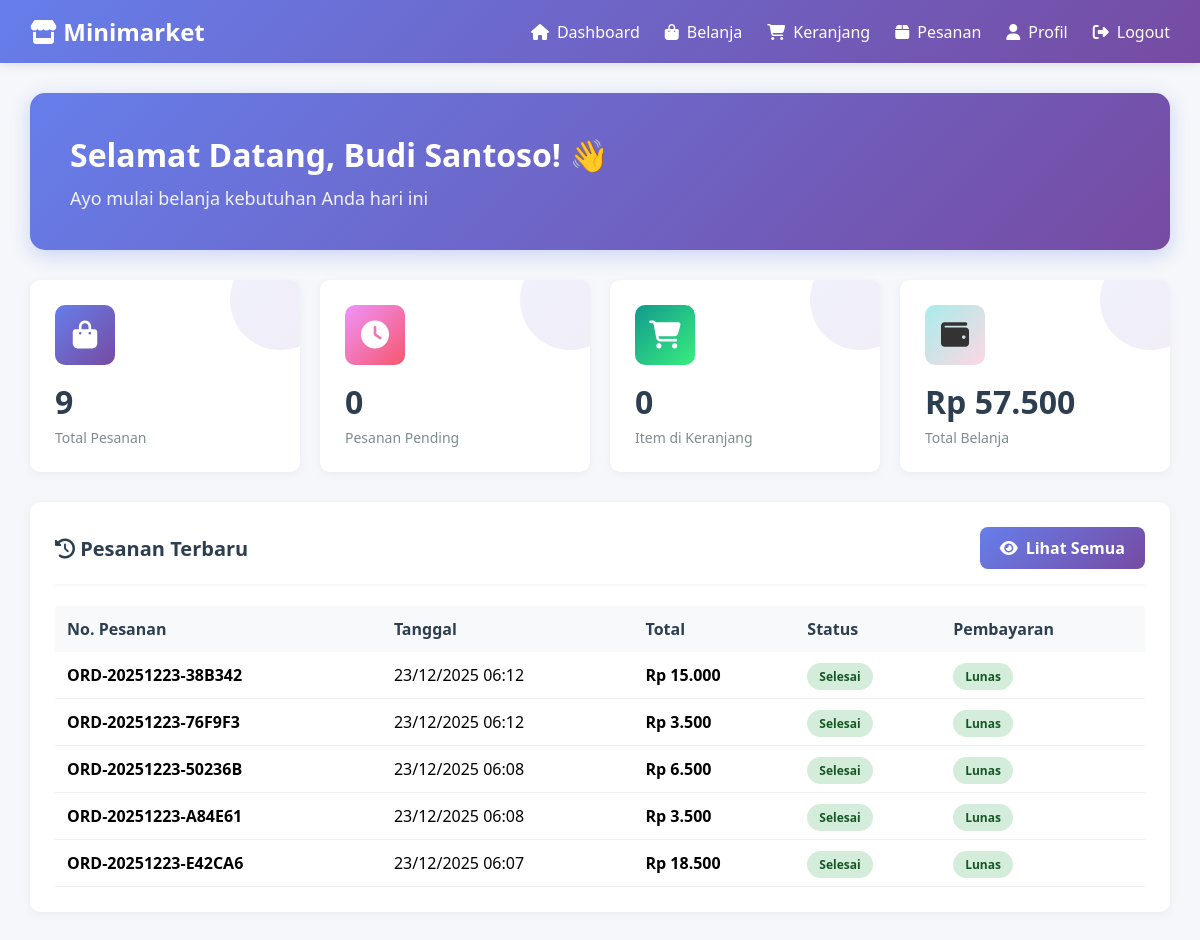
Screenshot of /customer/index.php (signed in) with the database file from the repository.
### tables this page shows
CREATE TABLE `users` (
  `id` int(11) NOT NULL,
  `username` varchar(50) NOT NULL,
  `password` varchar(255) NOT NULL,
  `full_name` varchar(100) NOT NULL,
  `email` varchar(100) NOT NULL,
  `phone` varchar(20) DEFAULT NULL,
  `role` enum('admin','kasir','customer') NOT NULL,
  `address` text DEFAULT NULL,
  `photo` varchar(255) DEFAULT NULL,
  `status` enum('active','inactive') DEFAULT 'active',
  `created_at` timestamp NOT NULL DEFAULT current_timestamp(),
  `updated_at` timestamp NOT NULL DEFAULT current_timestamp() ON UPDATE current_timestamp()
);

CREATE TABLE `orders` (
  `id` int(11) NOT NULL,
  `order_number` varchar(50) NOT NULL,
  `user_id` int(11) NOT NULL,
  `order_date` timestamp NOT NULL DEFAULT current_timestamp(),
  `total_amount` decimal(15,2) NOT NULL,
  `shipping_address` text DEFAULT NULL,
  `status` enum('pending','processing','ready','shipped','completed','cancelled') DEFAULT 'pending',
  `payment_status` enum('unpaid','paid','refunded') DEFAULT 'unpaid',
  `payment_method` enum('cod','transfer','ewallet','qris') DEFAULT 'cod',
  `notes` text DEFAULT NULL,
  `updated_at` timestamp NOT NULL DEFAULT current_timestamp() ON UPDATE current_timestamp()
);

### config.php (called while the page is built, shortened)
<?php
function formatRupiah($amount) {
    return "Rp " . number_format($amount, 0, ',', '.');
}
?>

### customer/index.php (the view, shortened to what this page needs)
<?php
require_once '../config.php';
$user_id = $_SESSION['user_id'];
$stats = [
    'total_orders' => $conn->query("SELECT COUNT(*) as count FROM orders WHERE user_id=$user_id")->fetch_assoc()['count'],
    'pending_orders' => $conn->query("SELECT COUNT(*) as count FROM orders WHERE user_id=$user_id AND status='pending'")->fetch_assoc()['count'],
    'cart_items' => $conn->query("SELECT COUNT(*) as count FROM cart WHERE user_id=$user_id")->fetch_assoc()['count'],
    'total_spent' => $conn->query("SELECT COALESCE(SUM(total_amount), 0) as total FROM orders WHERE user_id=$user_id AND payment_status='paid'")->fetch_assoc()['total']
];
$recent_orders = $conn->query("SELECT * FROM orders WHERE user_id=$user_id ORDER BY order_date DESC LIMIT 5");
$user_info = $conn->query("SELECT * FROM users WHERE id=$user_id")->fetch_assoc();
require_once '../includes/admin_header.php';
?>
</head>
<body>
    <nav class="navbar">
        <div class="nav-container">
            <div class="nav-brand">
                <i class="fas fa-store"></i> Minimarket
            </div>
            <div class="nav-menu">
                <a href="index.php" class="nav-link">
                    <i class="fas fa-home"></i> Dashboard
                </a>
                <a href="shop.php" class="nav-link">
                    <i class="fas fa-shopping-bag"></i> Belanja
                </a>
                <a href="cart.php" class="nav-link">
                    <i class="fas fa-shopping-cart"></i> Keranjang
                </a>
                <a href="orders.php" class="nav-link">
                    <i class="fas fa-box"></i> Pesanan
                </a>
                <a href="profile.php" class="nav-link">
                    <i class="fas fa-user"></i> Profil
                </a>
                <a href="../logout.php" class="nav-link">
                    <i class="fas fa-sign-out-alt"></i> Logout
                </a>
            </div>
        </div>
    </nav>
    <div class="container">
        <div class="welcome-banner">
            <h1>Selamat Datang, <?php echo $user_info['full_name']; ?>! 👋</h1>
            <p style="font-size: 18px; opacity: 0.9;">Ayo mulai belanja kebutuhan Anda hari ini</p>
        </div>
        <div class="stats-grid">
            <div class="stat-card blue">
                <div class="stat-icon">
                    <i class="fas fa-shopping-bag"></i>
                </div>
                <div class="stat-value"><?php echo number_format($stats['total_orders']); ?></div>
                <div class="stat-label">Total Pesanan</div>
            </div>
            <div class="stat-card orange">
                <div class="stat-icon">
                    <i class="fas fa-clock"></i>
                </div>
                <div class="stat-value"><?php echo number_format($stats['pending_orders']); ?></div>
                <div class="stat-label">Pesanan Pending</div>
            </div>
            <div class="stat-card green">
                <div class="stat-icon">
                    <i class="fas fa-shopping-cart"></i>
                </div>
                <div class="stat-value"><?php echo number_format($stats['cart_items']); ?></div>
                <div class="stat-label">Item di Keranjang</div>
            </div>
            <div class="stat-card purple">
                <div class="stat-icon">
                    <i class="fas fa-wallet"></i>
                </div>
                <div class="stat-value"><?php echo formatRupiah($stats['total_spent']); ?></div>
                <div class="stat-label">Total Belanja</div>
            </div>
        </div>
        <div class="card">
            <div class="card-header">
                <h2 class="card-title"><i class="fas fa-history"></i> Pesanan Terbaru</h2>
                <a href="orders.php" class="btn btn-primary">
                    <i class="fas fa-eye"></i> Lihat Semua
                </a>
            </div>
            <?php if($recent_orders->num_rows > 0): ?>
            <table>
                <thead>
                    <tr>
                        <th>No. Pesanan</th>
                        <th>Tanggal</th>
                        <th>Total</th>
                        <th>Status</th>
                        <th>Pembayaran</th>
                    </tr>
                </thead>
                <tbody>
                    <?php while($order = $recent_orders->fetch_assoc()): ?>
                    <tr>
                        <td><strong><?php echo $order['order_number']; ?></strong></td>
                        <td><?php echo date('d/m/Y H:i', strtotime($order['order_date'])); ?></td>
                        <td><strong><?php echo formatRupiah($order['total_amount']); ?></strong></td>
                        <td>
                            <?php
                            $status_badges = [
                                'pending' => 'badge-warning',
                                'processing' => 'badge-info',
                                'ready' => 'badge-info',
                                'completed' => 'badge-success',
                                'cancelled' => 'badge-danger'
                            ];
                            $status_text = [
                                'pending' => 'Pending',
                                'processing' => 'Diproses',
                                'ready' => 'Siap Diambil',
                                'completed' => 'Selesai',
                                'cancelled' => 'Dibatalkan'
                            ];
                            ?>
                            <span class="badge <?php echo $status_badges[$order['status']]; ?>">
                                <?php echo $status_text[$order['status']]; ?>
                            </span>
                        </td>
                        <td>
                            <?php if($order['payment_status'] == 'paid'): ?>
                                <span class="badge badge-success">Lunas</span>
                            <?php else: ?>
                                <span class="badge badge-warning">Belum Bayar</span>
                            <?php endif; ?>
                        </td>
                    </tr>
                    <?php endwhile; ?>
                </tbody>
            </table>
            <?php endif; ?>
        </div>
    </div>
<?php require_once '../includes/admin_footer.php'; ?>

### customer/index.php (style rules this page uses)
* { margin: 0; padding: 0; box-sizing: border-box; }
body { font-family: 'Segoe UI', Tahoma, Geneva, Verdana, sans-serif; background: #f5f7fa; }
.navbar { background: linear-gradient(135deg, #667eea 0%, #764ba2 100%); color: white; padding: 15px 0; box-shadow: 0 2px 10px rgba(0,0,0,0.1); position: sticky; top: 0; z-index: 100; }
.nav-container { max-width: 1400px; margin: 0 auto; padding: 0 30px; display: flex; justify-content: space-between; align-items: center; }
.nav-brand { font-size: 24px; font-weight: bold; }
.nav-menu { display: flex; gap: 25px; align-items: center; }
.nav-link { color: white; text-decoration: none; display: flex; align-items: center; gap: 8px; transition: opacity 0.3s; }
.container { max-width: 1400px; margin: 30px auto; padding: 0 30px; }
.welcome-banner { background: linear-gradient(135deg, #667eea 0%, #764ba2 100%); color: white; padding: 40px; border-radius: 15px; margin-bottom: 30px; box-shadow: 0 5px 20px rgba(102, 126, 234, 0.3); }
.welcome-banner h1 { font-size: 32px; margin-bottom: 10px; }
.stats-grid { display: grid; grid-template-columns: repeat(auto-fit, minmax(250px, 1fr)); gap: 20px; margin-bottom: 30px; }
.stat-card { background: white; padding: 25px; border-radius: 10px; box-shadow: 0 2px 10px rgba(0,0,0,0.05); position: relative; overflow: hidden; }
.stat-card::before { content: ''; position: absolute; top: 0; right: 0; width: 100px; height: 100px; background: linear-gradient(135deg, rgba(102, 126, 234, 0.1) 0%, rgba(118, 75, 162, 0.1) 100%); border-radius: 50%; transform: translate(30%, -30%); }
.stat-icon { width: 60px; height: 60px; border-radius: 10px; display: flex; align-items: center; justify-content: center; font-size: 28px; margin-bottom: 15px; }
.stat-card.blue .stat-icon { background: linear-gradient(135deg, #667eea 0%, #764ba2 100%); color: white; }
.stat-card.green .stat-icon { background: linear-gradient(135deg, #11998e 0%, #38ef7d 100%); color: white; }
.stat-card.orange .stat-icon { background: linear-gradient(135deg, #f093fb 0%, #f5576c 100%); color: white; }
.stat-card.purple .stat-icon { background: linear-gradient(135deg, #a8edea 0%, #fed6e3 100%); color: #333; }
.stat-value { font-size: 32px; font-weight: bold; color: #2c3e50; margin-bottom: 5px; }
.stat-label { color: #7f8c8d; font-size: 14px; }
.card { background: white; border-radius: 10px; padding: 25px; box-shadow: 0 2px 10px rgba(0,0,0,0.05); margin-bottom: 30px; }
.card-header { display: flex; justify-content: space-between; align-items: center; margin-bottom: 20px; padding-bottom: 15px; border-bottom: 2px solid #f5f7fa; }
.card-title { font-size: 20px; font-weight: 600; color: #2c3e50; }
table { width: 100%; border-collapse: collapse; }
th { background: #f8f9fa; padding: 12px; text-align: left; font-weight: 600; color: #2c3e50; }
td { padding: 12px; border-bottom: 1px solid #f0f0f0; }
.badge { padding: 5px 12px; border-radius: 20px; font-size: 12px; font-weight: 600; }
.badge-success { background: #d4edda; color: #155724; }
.btn { padding: 10px 20px; border: none; border-radius: 8px; cursor: pointer; font-weight: 600; text-decoration: none; display: inline-flex; align-items: center; gap: 8px; transition: all 0.3s; }
.btn-primary { background: linear-gradient(135deg, #667eea 0%, #764ba2 100%); color: white; }

### rows the page displays
users: full_name "Budi Santoso"
orders: order_number "ORD-20251223-38B342", order_date "23/12/2025 06:12", total_amount "Rp 15.000", status "Selesai", payment_status "Lunas"
orders: order_number "ORD-20251223-76F9F3", order_date "23/12/2025 06:12", total_amount "Rp 3.500", status "Selesai", payment_status "Lunas"
orders: order_number "ORD-20251223-50236B", order_date "23/12/2025 06:08", total_amount "Rp 6.500", status "Selesai", payment_status "Lunas"
orders: order_number "ORD-20251223-A84E61", order_date "23/12/2025 06:08", total_amount "Rp 3.500", status "Selesai", payment_status "Lunas"
orders: order_number "ORD-20251223-E42CA6", order_date "23/12/2025 06:07", total_amount "Rp 18.500", status "Selesai", payment_status "Lunas"

### other values shown
$stats['total_orders'] "9"
$stats['pending_orders'] "0"
$stats['cart_items'] "0"
formatRupiah($stats['total_spent']) "Rp 57.500"
